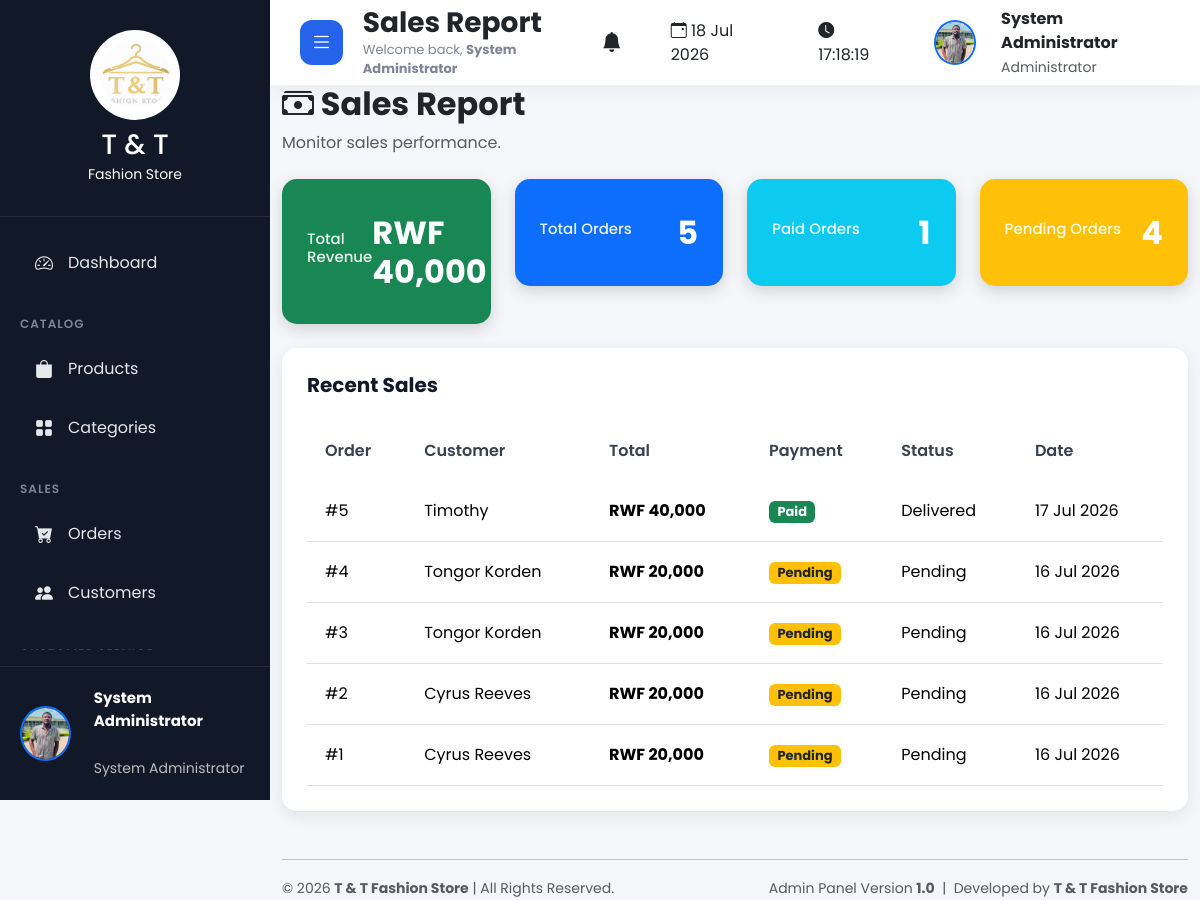
The app's page /admin/reports/sales.php (signed in) with its own data.
### tables this page shows
CREATE TABLE `settings` (
  `id` int(11) NOT NULL,
  `store_name` varchar(150) DEFAULT NULL,
  `phone` varchar(50) DEFAULT NULL,
  `email` varchar(150) DEFAULT NULL,
  `address` text DEFAULT NULL,
  `logo` varchar(255) DEFAULT NULL,
  `website` varchar(255) DEFAULT NULL,
  `currency` varchar(20) DEFAULT 'RWF',
  `tax` decimal(5,2) DEFAULT 0.00,
  `shipping_fee` decimal(10,2) DEFAULT 0.00,
  `footer_text` text DEFAULT NULL,
  `facebook` varchar(255) DEFAULT NULL,
  `instagram` varchar(255) DEFAULT NULL,
  `twitter` varchar(255) DEFAULT NULL,
  `created_at` timestamp NOT NULL DEFAULT current_timestamp(),
  `updated_at` timestamp NOT NULL DEFAULT current_timestamp() ON UPDATE current_timestamp()
);

CREATE TABLE `orders` (
  `id` int(11) NOT NULL,
  `customer_id` int(11) DEFAULT NULL,
  `transaction_id` varchar(30) NOT NULL,
  `total` decimal(10,2) DEFAULT NULL,
  `payment_method` varchar(50) DEFAULT NULL,
  `payment_phone` varchar(20) DEFAULT NULL,
  `payment_status` varchar(50) DEFAULT NULL,
  `order_status` varchar(50) DEFAULT NULL,
  `created_at` timestamp NOT NULL DEFAULT current_timestamp()
);

CREATE TABLE `customers` (
  `id` int(11) NOT NULL,
  `fullname` varchar(150) DEFAULT NULL,
  `email` varchar(150) DEFAULT NULL,
  `phone` varchar(30) DEFAULT NULL,
  `password` varchar(255) DEFAULT NULL,
  `address` text DEFAULT NULL,
  `city` varchar(100) DEFAULT NULL,
  `country` varchar(100) DEFAULT NULL,
  `photo` varchar(255) DEFAULT NULL,
  `status` enum('Active','Inactive') NOT NULL DEFAULT 'Active',
  `last_login` datetime DEFAULT NULL,
  `created_at` timestamp NOT NULL DEFAULT current_timestamp()
);

### admin/reports/sales.php (the view, shortened to what this page needs)
<?php
include("../includes/header.php");
include("../includes/sidebar.php");
include("../includes/topbar.php");
$totalRevenue=mysqli_fetch_assoc(mysqli_query($conn,"
SELECT IFNULL(SUM(total),0) total
FROM orders
WHERE payment_status='Paid'
"))['total'];
$totalOrders=mysqli_fetch_assoc(mysqli_query($conn,"
SELECT COUNT(*) total
FROM orders
"))['total'];
$paidOrders=mysqli_fetch_assoc(mysqli_query($conn,"
SELECT COUNT(*) total
FROM orders
WHERE payment_status='Paid'
"))['total'];
$pendingOrders=mysqli_fetch_assoc(mysqli_query($conn,"
SELECT COUNT(*) total
FROM orders
WHERE payment_status='Pending'
"))['total'];
$sales=mysqli_query($conn,"
SELECT
orders.*,
customers.fullname
FROM orders
LEFT JOIN customers
ON customers.id=orders.customer_id
ORDER BY orders.created_at DESC
");
?>
<div class="container-fluid">
<div class="page-header mb-4">
<h2 class="fw-bold">
<i class="bi bi-cash-stack"></i>
Sales Report
</h2>
<p class="text-muted">
Monitor sales performance.
</p>
</div>
<div class="row mb-4">
<div class="col-md-3">
<div class="dashboard-card bg-success">
<h6>Total Revenue</h6>
<h2>RWF <?php echo number_format($totalRevenue); ?></h2>
</div>
</div>
<div class="col-md-3">
<div class="dashboard-card bg-primary">
<h6>Total Orders</h6>
<h2><?php echo $totalOrders; ?></h2>
</div>
</div>
<div class="col-md-3">
<div class="dashboard-card bg-info">
<h6>Paid Orders</h6>
<h2><?php echo $paidOrders; ?></h2>
</div>
</div>
<div class="col-md-3">
<div class="dashboard-card bg-warning">
<h6>Pending Orders</h6>
<h2><?php echo $pendingOrders; ?></h2>
</div>
</div>
</div>
<div class="content-card">
<h4 class="mb-4">
Recent Sales
</h4>
<div class="table-responsive">
<table class="table table-hover">
<thead>
<tr>
<th>Order</th>
<th>Customer</th>
<th>Total</th>
<th>Payment</th>
<th>Status</th>
<th>Date</th>
</tr>
</thead>
<tbody>
<?php
if(mysqli_num_rows($sales)>0){
while($row=mysqli_fetch_assoc($sales)){
?>
<tr>
<td>
#<?php echo $row['id'];?>
</td>
<td>
<?php echo htmlspecialchars($row['fullname']);?>
</td>
<td>
<strong>
RWF <?php echo number_format($row['total']);?>
</strong>
</td>
<td>
<?php
if($row['payment_status']=="Paid"){
echo '<span class="badge bg-success">Paid</span>';
}else{
echo '<span class="badge bg-warning text-dark">Pending</span>';
}
?>
</td>
<td>
<?php echo htmlspecialchars($row['order_status']);?>
</td>
<td>
<?php echo date("d M Y",strtotime($row['created_at']));?>
</td>
</tr>
<?php
}
}
?>
</tbody>
</table>
</div>
</div>
</div>
<?php
include("../includes/footer.php");
?>

### admin/includes/sidebar.php (shortened to what this page needs)
<?php
$currentPage = basename($_SERVER['PHP_SELF']);
$settings = [];
$settingsQuery = mysqli_query($conn,"SELECT * FROM settings LIMIT 1");
if($settingsQuery && mysqli_num_rows($settingsQuery)>0){
    $settings = mysqli_fetch_assoc($settingsQuery);
}
$storeLogo = "logo.png";
if(!empty($settings['logo'])){
    $storeLogo = $settings['logo'];
}
$adminPhoto = "default.png";
if(isset($_SESSION['admin_photo']) && !empty($_SESSION['admin_photo'])){
    $adminPhoto = $_SESSION['admin_photo'];
}
?>
<div class="sidebar">
    <div class="sidebar-header text-center">
        <img
        src="<?php echo SITE_URL; ?>/assets/images/settings/<?php echo htmlspecialchars($storeLogo); ?>"
        alt="T & T Fashion Store"
        class="img-fluid mb-2"
        style="
        width:90px;
        height:90px;
        object-fit:contain;
        ">
        <h3 class="mb-0">
            <?php
            echo !empty($settings['store_name'])
            ? "T & T"
            : "T & T";
            ?>
        </h3>
        <small>
            Fashion Store
        </small>
    </div>
    <ul class="sidebar-menu">
        <li class="<?php echo ($currentPage=="dashboard.php") ? "active" : ""; ?>">
            <a href="<?php echo SITE_URL; ?>/admin/dashboard.php">
                <i class="bi bi-speedometer2"></i>
                <span>Dashboard</span>
            </a>
        </li>
        <li class="menu-title">
            Catalog
        </li>
        <li>
            <a href="<?php echo SITE_URL; ?>/admin/products/index.php">
                <i class="bi bi-bag-fill"></i>
                <span>Products</span>
            </a>
        </li>
        <li>
            <a href="<?php echo SITE_URL; ?>/admin/categories/index.php">
                <i class="bi bi-grid-fill"></i>
                <span>Categories</span>
            </a>
        </li>
        <li class="menu-title">
            Sales
        </li>
        <li>
            <a href="<?php echo SITE_URL; ?>/admin/orders/index.php">
                <i class="bi bi-cart-check-fill"></i>
                <span>Orders</span>
            </a>
        </li>
        <li>
            <a href="<?php echo SITE_URL; ?>/admin/customers/index.php">
                <i class="bi bi-people-fill"></i>
                <span>Customers</span>
            </a>
        </li>
        <li class="menu-title">
        </li>
    </ul>
    <div class="sidebar-footer d-flex align-items-center">
        <img
        src="<?php echo SITE_URL; ?>/assets/images/admins/<?php echo htmlspecialchars($adminPhoto); ?>"
        class="rounded-circle border border-2 border-primary"
        style="
        width:55px;
        height:55px;
        object-fit:cover;
        "
        alt="Administrator">
        <div class="ms-2">
            <strong>
                <?php
                echo isset($_SESSION['admin_name'])
                ? htmlspecialchars($_SESSION['admin_name'])
                : "Administrator";
                ?>
            </strong>
            <br>
            <small>
                System Administrator
            </small>
        </div>
    </div>
</div>

### assets/css/dashboard.css (style rules this page uses)
* { margin:0; padding:0; box-sizing:border-box; font-family:'Poppins',sans-serif; }
body { background:#f4f7fc; overflow-x:hidden; }
.sidebar { position:fixed; left:0; top:0; width:270px; height:100vh; background:#111827; color:#fff; display:flex; flex-direction:column; justify-content:space-between; transition:.3s; z-index:999; }
.sidebar-header { text-align:center; padding:30px 20px; border-bottom:1px solid rgba(255,255,255,.08); }
.sidebar-header img { width:90px; height:90px; border-radius:50%; background:white; padding:10px; margin-bottom:15px; }
.sidebar-menu { list-style:none; padding:20px; overflow-y:auto; }
.sidebar-menu li { margin-bottom:6px; }
.sidebar-menu li.menu-title { color:#7d8597; font-size:12px; text-transform:uppercase; letter-spacing:1px; margin-top:25px; margin-bottom:10px; font-weight:600; }
.sidebar-menu li a { display:flex; align-items:center; justify-content:space-between; color:#e5e7eb; text-decoration:none; padding:13px 15px; border-radius:12px; transition:.3s; }
.sidebar-menu li a span { flex:1; margin-left:15px; }
.sidebar-menu li a i { font-size:18px; }
.sidebar-footer { padding:20px; border-top:1px solid rgba(255,255,255,.08); display:flex; align-items:center; gap:15px; }
.sidebar-footer img { width:55px; height:55px; border-radius:50%; object-fit:cover; border:3px solid #2563eb; }
.sidebar-footer strong { display:block; font-size:15px; }
.sidebar-footer small { color:#bdbdbd; }
.dashboard-card { border-radius:18px; color:white; padding:28px; display:flex; justify-content:space-between; align-items:center; transition:.35s; box-shadow:0 15px 35px rgba(0,0,0,.08); }
.dashboard-card h2 { font-weight:700; margin-top:8px; }
.content-card { background:#ffffff; border-radius:20px; padding:25px; box-shadow:0 10px 25px rgba(0,0,0,.06); margin-bottom:30px; transition:.3s; }
.content-card h4 { font-size:20px; font-weight:700; margin-bottom:20px; color:#111827; }
.table { margin:0; }
.table thead { background:#f3f4f6; }
.table thead th { border:none; padding:18px; font-weight:600; color:#374151; }
.table tbody td { vertical-align:middle; padding:18px; }
.table tbody tr { transition:.3s; }
.dashboard-card { animation:fadeUp .5s ease; }
.content-card { animation:fadeUp .6s ease; }

### admin/includes/header.php (style rules this page uses)
* { margin:0; padding:0; box-sizing:border-box; font-family:'Poppins',sans-serif; }
body { background:#f5f6fa; overflow-x:hidden; }
a { text-decoration:none; }
.content-card { background:#fff; padding:25px; border-radius:15px; box-shadow:0 5px 15px rgba(0,0,0,.08); margin-bottom:25px; }
.dashboard-card { color:#fff; padding:25px; border-radius:15px; box-shadow:0 5px 15px rgba(0,0,0,.15); }
.dashboard-card h6 { font-size:15px; opacity:.9; }
.dashboard-card h2 { margin-top:10px; font-weight:700; }
.page-header { margin-bottom:30px; }
.page-header h2 { font-weight:700; }
.badge { font-size:13px; }

### records on screen
settings: logo (picture)
orders: id "5", customer.fullname "Timothy", total "40,000", payment_status "Paid", order_status "Delivered", created_at "17 Jul 2026"
orders: id "4", customer.fullname "Tongor Korden", total "20,000", payment_status "Pending", order_status "Pending", created_at "16 Jul 2026"
orders: id "3", customer.fullname "Tongor Korden", total "20,000", payment_status "Pending", order_status "Pending", created_at "16 Jul 2026"
orders: id "2", customer.fullname "Cyrus Reeves", total "20,000", payment_status "Pending", order_status "Pending", created_at "16 Jul 2026"
orders: id "1", customer.fullname "Cyrus Reeves", total "20,000", payment_status "Pending", order_status "Pending", created_at "16 Jul 2026"

### other values on screen
$_SESSION['admin_name'] "System Administrator"
$pageTitle "Sales Report"
$totalRevenue "40,000"
$totalOrders "5"
$paidOrders "1"
$pendingOrders "4"
